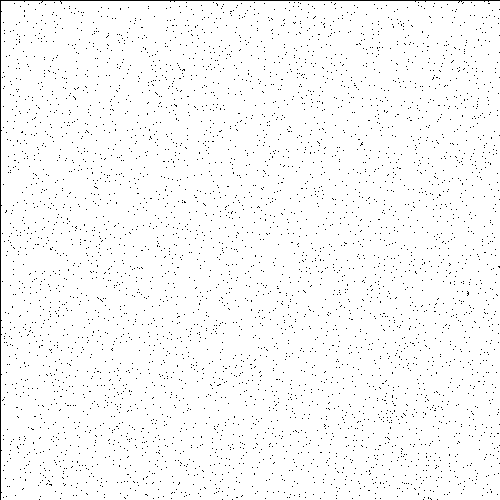
Frame 1 (no input)
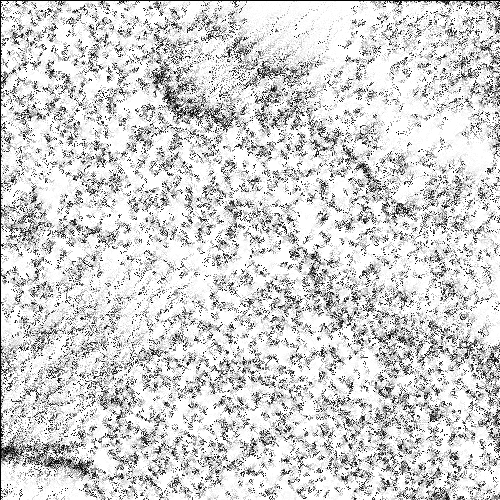
Frame 60 (the mouse pressed at the canvas centre just before this capture)
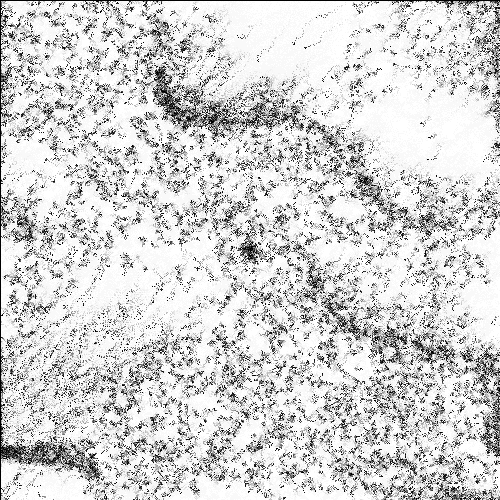
Frame 120 (the mouse held since frame 60 and released just before this capture)

The Processing sketch that drew these frames (run headless with seeded random() and noise(); from frame 60 on, the mouse is pressed at the canvas centre):

// Processing sketch: NoiseViz5
// ── NoiseViz5.pde
class Particle {
  PVector pos;
  Particle() {
    pos=new PVector(random(width), random(height));
    newPos=pos;
  }
  PVector newPos;
  void display() {
    newPos=pos;
    set((int)pos.x, (int)pos.y, color(0));
    float here=perlin(pos.x, pos.y);
    float xmi=perlin(pos.x-1, pos.y);
    float xpl=perlin(pos.x+1, pos.y);
    float ymi=perlin(pos.x, pos.y-1);
    float ypl=perlin(pos.x, pos.y+1);
    if (xmi>here&&ymi>here)newPos.x-=1;
    if (xmi<here&&ymi>here)newPos.y-=1;
    if (xpl>here&&ypl<here)newPos.x+=1;
    if (xpl<here&&ypl<here)newPos.y+=1;
  }
  void collide(Particle other) {
    newPos.x+=random(-2, 2);
    newPos.y+=random(-2, 2);
    //other.newPos.x+=random(-5,5);
    //other.newPos.y+=random(-5,5);
  }
}
float perlin(float x, float y) {
  return noise(noiseZoom*x, noiseZoom*y, frameCount*noiseChange);
}
float noiseChange=0.0;
float noiseZoom=0.001;
ArrayList<Particle>particles;
void setup() {
  size(500, 500);
  //fullScreen();
  //pixelDensity(2);
  //width*=2;
  //height*=2;
  particles=new ArrayList<Particle>();
  for (int i=0; i<5000; i++) {
    particles.add(new Particle());
  }
  background(255);
}
void draw() {
  if (mousePressed) {
    Particle p=new Particle();
    p.pos.x=mouseX;
    p.pos.y=mouseY;
    particles.add(p);
  }
  fill(255, 20);
  rect(0, 0, width, height);
  for (Particle p : particles) {
    p.display();
    for (Particle p1 : particles) {
      if (p.pos==p1.pos) {
        p.collide(p1);
      }
    }
  }
  for (Particle p : particles) {
    p.pos=p.newPos;
    if (p.pos.x<0)p.pos.x=width;
    if (p.pos.y<0)p.pos.y=height;
    if (p.pos.x>width)p.pos.x=0;
    if (p.pos.y>height)p.pos.y=0;
  }
}
